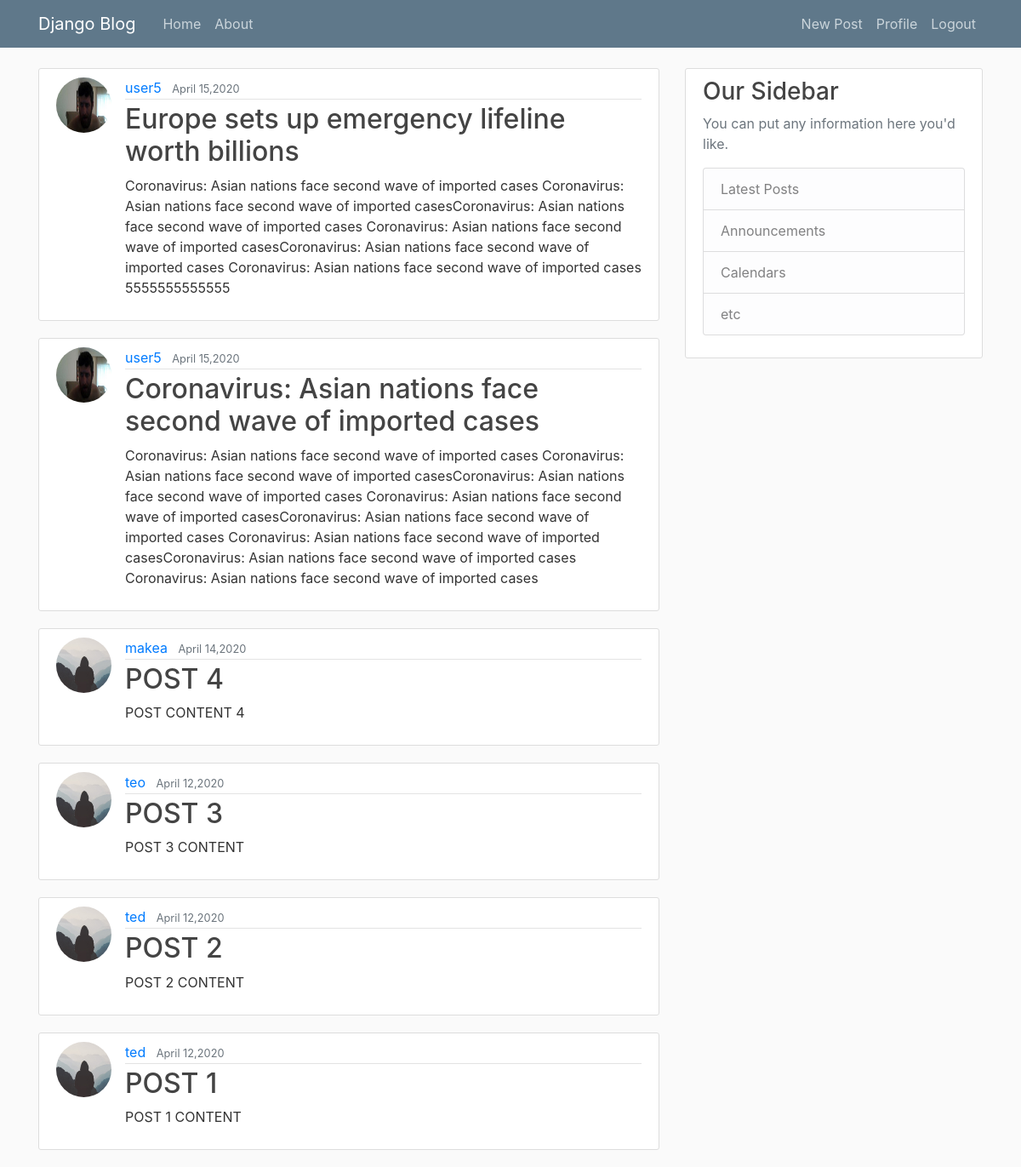
Page / (signed in) on the committed database.
### blog/models.py (models this page shows, shortened)
class Post(models.Model):
    title = models.CharField(max_length = 100)
    content = models.TextField()
    date_posted = models.DateTimeField(default=timezone.now)
    author = models.ForeignKey(User, on_delete=models.CASCADE)

### users/models.py (models this page shows, shortened)
class Profile(models.Model):
    user = models.OneToOneField(User, on_delete=models.CASCADE)
    image = models.ImageField(default='default.jpg', upload_to = 'profile_pics')

### blog/views.py (the view)
# urls.py: path('', PostListView.as_view(), name="blog-home"),
class PostListView(ListView):
    model = Post
    template_name = 'blog/home.html'
    context_object_name = 'posts'
    ordering = ['-date_posted']

### blog/templates/blog/home.html
{% extends 'blog/base.html' %}
{% load static %}
{% block content %}
    {% for post in posts %}
        <article class="media content-section">
            <img class="rounded-circle article-img" src="{{post.author.profile.image.url}}" alt="">
            <div class="media-body">
                <div class="article-metadata">
                <a class="mr-2" href="{% url 'profile' %}">{{ post.author }}</a>
                <small class="text-muted">{{ post.date_posted|date:"F d,Y" }}</small>
                </div>
                <h2><a class="article-title" href="{% url 'post-detail' post.id %}">{{ post.title }}</a></h2>
                <p class="article-content">{{ post.content }}</p>
            </div>
        </article>
    {% endfor %}
{% endblock %}

### blog/static/blog/main.css (style rules this page uses)
body { background: #fafafa; color: #333333; margin-top: 5rem; }
h1, h2, h3, h4, h5, h6 { color: #444444; }
.content-section { background: #ffffff; padding: 10px 20px; border: 1px solid #dddddd; border-radius: 3px; margin-bottom: 20px; }
.article-title { color: #444444; }
.article-content { white-space: pre-line; }
.article-img { height: 65px; width: 65px; margin-right: 16px; }
.article-metadata { padding-bottom: 1px; margin-bottom: 4px; border-bottom: 1px solid #e3e3e3 }

### rows in the picture
Post: author.profile.image (picture), author "user5", date_posted "April 15,2020", title "Europe sets up emergency lifeline worth billions", content "Coronavirus: Asian nations face second wave of imported cases Coronavirus: Asian nations face second wave of imported casesCoronavirus: Asian nations face second wave of imported cases Coronavirus: Asian nations face second wave of imported casesCoronavirus: Asian nations face second wave of imported cases Coronavirus: Asian nations face second wave of imported cases 5555555555555"
Post: author.profile.image (picture), author "user5", date_posted "April 15,2020", title "Coronavirus: Asian nations face second wave of imported cases", content "Coronavirus: Asian nations face second wave of imported cases Coronavirus: Asian nations face second wave of imported casesCoronavirus: Asian nations face second wave of imported cases Coronavirus: Asian nations face second wave of imported casesCoronavirus: Asian nations face second wave of imported cases Coronavirus: Asian nations face second wave of imported casesCoronavirus: Asian nations face second wave of imported cases Coronavirus: Asian nations face second wave of imported cases"
Post: author.profile.image (placeholder picture), author "makea", date_posted "April 14,2020", title "POST 4", content "POST CONTENT 4"
Post: author.profile.image (placeholder picture), author "teo", date_posted "April 12,2020", title "POST 3", content "POST 3 CONTENT"
Post: author.profile.image (placeholder picture), author "ted", date_posted "April 12,2020", title "POST 2", content "POST 2 CONTENT"
Post: author.profile.image (placeholder picture), author "ted", date_posted "April 12,2020", title "POST 1", content "POST 1 CONTENT"
